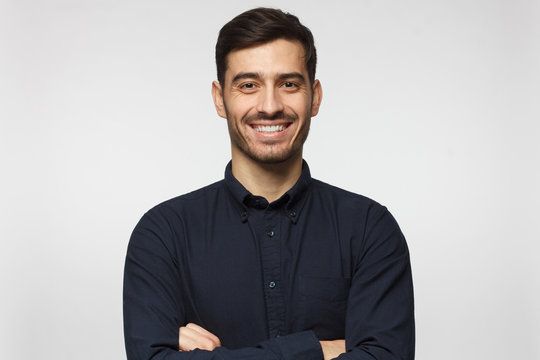
#> input picture images/person.jpg, 540 x 360 px, found by its file name
$ python edge_detection.py
#> lines starting #> are read from the running program, lines starting #| are printed output that depends on the picture
import cv2
import numpy as np

image= cv2.imread("C:\\Users\\DELL\\computer Vision\\images\\person.jpg")
#> image is the input picture: shape (360, 540, 3); mean B, G, R 173.6, 172.8, 175.2

re_image= cv2.resize(image, (500,500))
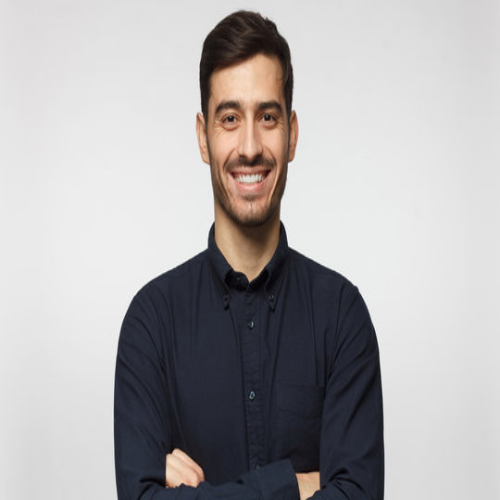
#> re_image: shape (500, 500, 3); mean B, G, R 173.5, 172.7, 175.1

new_image= cv2.Canny(image= image, threshold1=7, threshold2= 7, apertureSize=7, L2gradient=False)
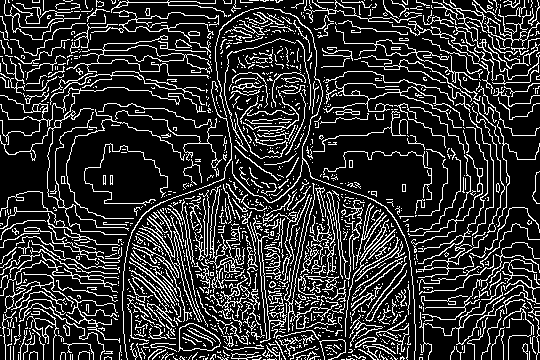
#> new_image: shape (360, 540); 18.9% white in thin lines or dots

new_re_image= cv2.resize(new_image, (500,500))
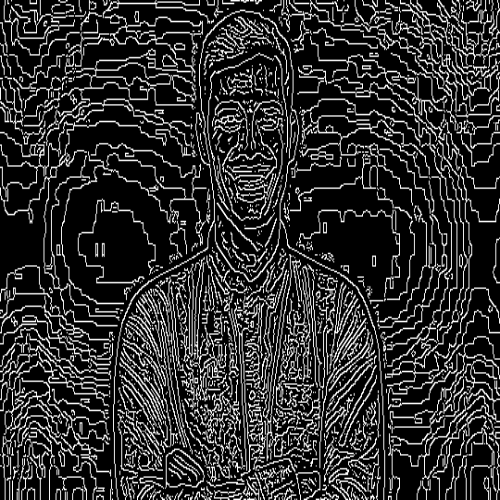
#> new_re_image: shape (500, 500); min 0, max 255, mean 48.1


cv2.imshow("image", re_image)
cv2.imshow("image2", new_re_image)
cv2.waitKey(0)
cv2.destroyAllWindows()
